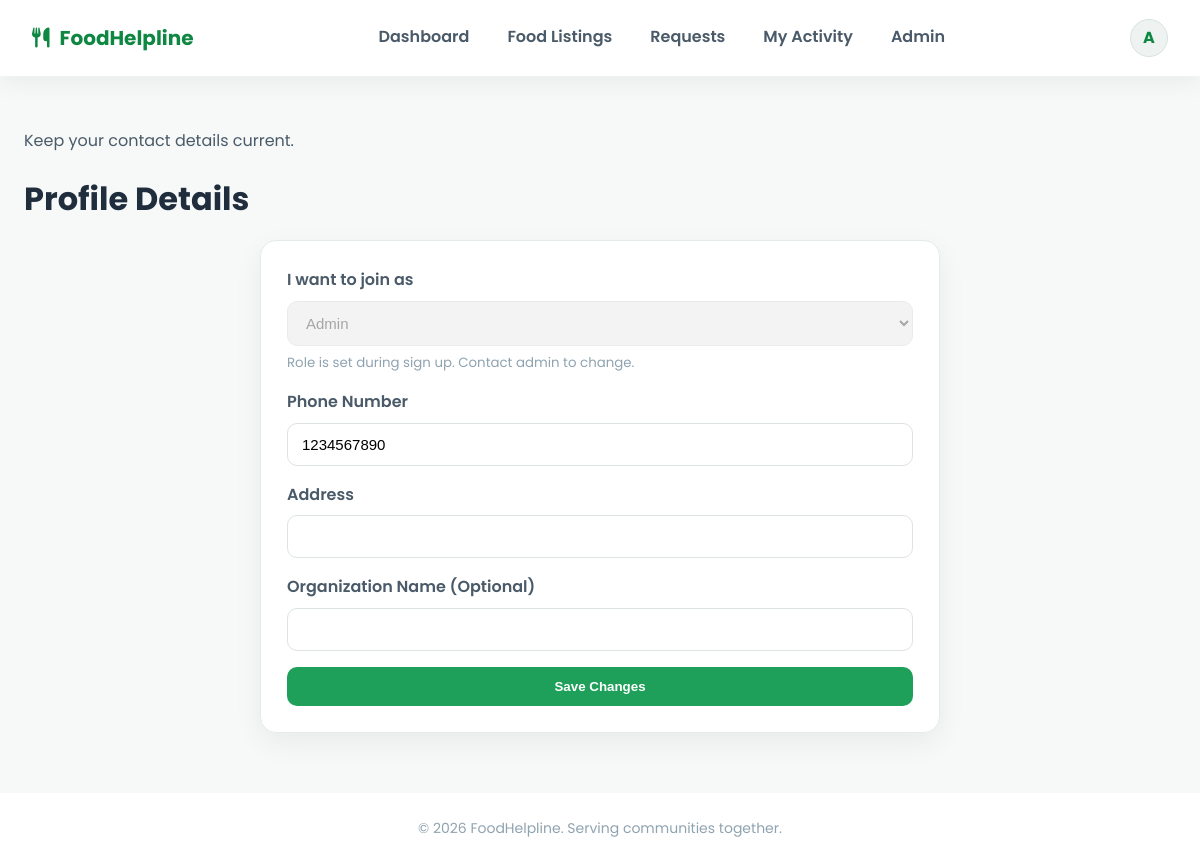
/profile.php (signed in), run on an earlier commit of the app's database.
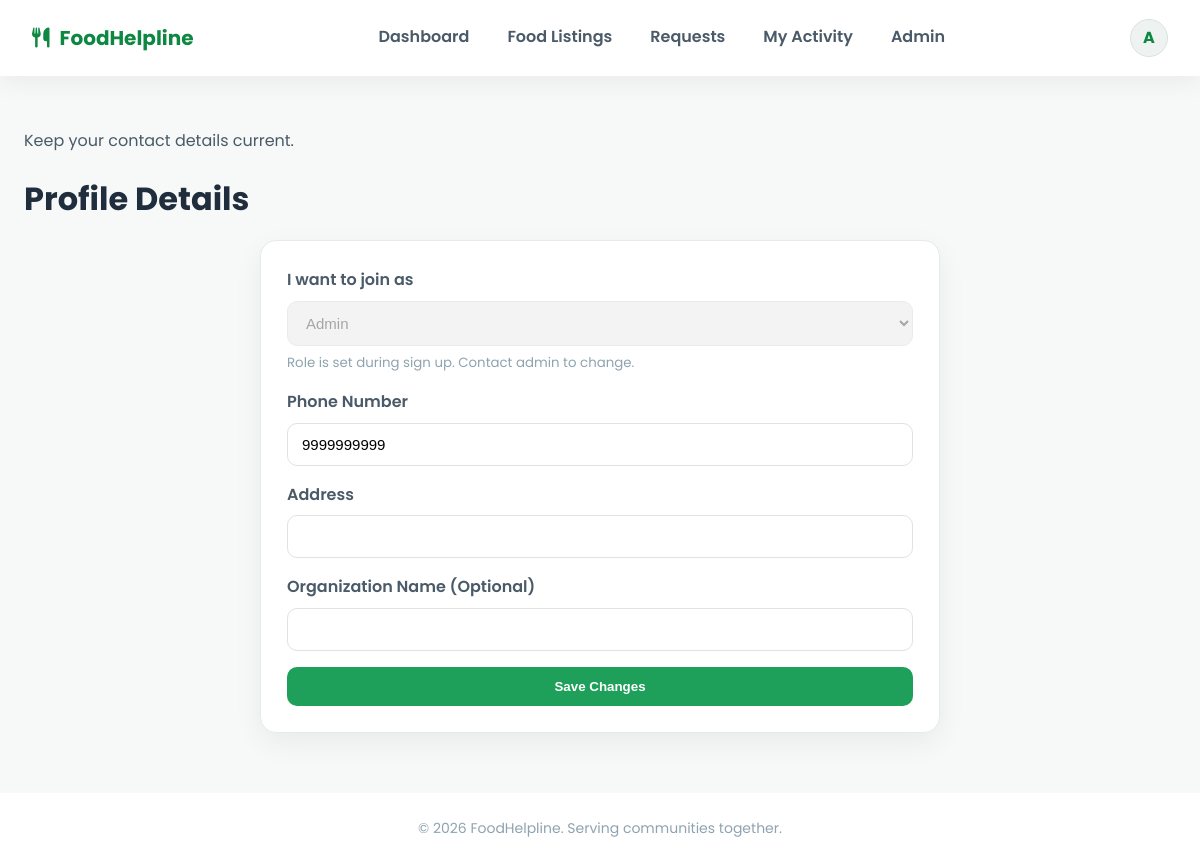
And on a later commit of the database.
### tables this page shows
CREATE TABLE IF NOT EXISTS `users` (
  `id` int NOT NULL AUTO_INCREMENT,
  `name` varchar(100) DEFAULT NULL,
  `email` varchar(100) DEFAULT NULL,
  `phone` varchar(15) DEFAULT NULL,
  `address` varchar(255) DEFAULT NULL,
  `organization` varchar(255) DEFAULT NULL,
  `password` varchar(255) DEFAULT NULL,
  `role` enum('admin','donor','receiver','volunteer') DEFAULT NULL,
  `profile_completed` tinyint(1) NOT NULL DEFAULT '0',
  `status` tinyint DEFAULT '1',
  `created_at` timestamp NULL DEFAULT CURRENT_TIMESTAMP,
  PRIMARY KEY (`id`),
  UNIQUE KEY `email` (`email`)
);

### includes/helpers.php (called while the page is built, shortened)
<?php
function safe($value) {
    return htmlspecialchars($value ?? '', ENT_QUOTES, 'UTF-8');
}

### profile.php (the view, shortened to what this page needs)
<?php
$active = "";
include("includes/header.php");
include("includes/helpers.php");
?>
<section class="page">
    <div class="section-head" style="margin-bottom:10px;">
        <div>
            <p class="lead">Keep your contact details current.</p>
            <h1>Profile Details</h1>
        </div>
    </div>
    <div class="form-card">
        <form method="POST">
            <div class="form-group">
                <label>I want to join as</label>
                <select disabled>
                    <option><?php echo ucfirst($currentUser['role']); ?></option>
                </select>
                <small style="display:block;color:var(--gray-500);margin-top:6px;">Role is set during sign up. Contact admin to change.</small>
            </div>
            <div class="form-group">
                <label>Phone Number</label>
                <input type="text" name="phone" required value="<?php echo safe($currentUser['phone']); ?>" inputmode="numeric">
            </div>
            <div class="form-group">
                <label>Address</label>
                <input type="text" name="address" required value="<?php echo safe($currentUser['address']); ?>">
            </div>
            <div class="form-group">
                <label>Organization Name (Optional)</label>
                <input type="text" name="organization" value="<?php echo safe($currentUser['organization']); ?>">
            </div>
            <button type="submit" name="save_profile" class="btn primary full">Save Changes</button>
        </form>
    </div>
</section>
<?php include("includes/footer.php"); ?>

### includes/header.php (shortened to what this page needs)
<?php
include_once __DIR__ . '/db.php';
$active = $active ?? '';
$userStmt = $conn->prepare("SELECT * FROM users WHERE id = ? LIMIT 1");
$userStmt->execute([$_SESSION['user_id']]);
$currentUser = $userStmt->fetch(PDO::FETCH_ASSOC);
$firstInitial = strtoupper(substr($currentUser['name'], 0, 1));
?>
<!DOCTYPE html>
<html lang="en">
<head>
    <link rel="stylesheet" href="https://cdnjs.cloudflare.com/ajax/libs/font-awesome/6.4.2/css/all.min.css">
    <link rel="stylesheet" href="<?php echo BASE_URL; ?>assets/css/style.css">
</head>
<body class="app-body">
<header class="app-nav">
    <div class="brand">
        <a href="<?php echo BASE_URL; ?>dashboard.php">
            <i class="fas fa-utensils"></i>
            <span>FoodHelpline</span>
        </a>
    </div>
    <nav class="nav-links">
        <a class="<?php echo $active === 'dashboard' ? 'active' : ''; ?>" href="<?php echo BASE_URL; ?>dashboard.php">Dashboard</a>
        <a class="<?php echo $active === 'listings' ? 'active' : ''; ?>" href="<?php echo BASE_URL; ?>food_listings.php">Food Listings</a>
        <a class="<?php echo $active === 'requests' ? 'active' : ''; ?>" href="<?php echo BASE_URL; ?>requests.php">Requests</a>
        <a class="<?php echo $active === 'activity' ? 'active' : ''; ?>" href="<?php echo BASE_URL; ?>activity.php">My Activity</a>
        <?php if ($currentUser['role'] === 'admin'): ?>
            <a class="<?php echo $active === 'admin' ? 'active' : ''; ?>" href="<?php echo BASE_URL; ?>admin/dashboard.php">Admin</a>
        <?php endif; ?>
    </nav>
    <div class="nav-cta">
        <div class="avatar" data-dropdown="user-menu">
            <?php echo htmlspecialchars($firstInitial); ?>
        </div>
    </div>
</header>
<main>

What changed in the data, as far as the page shows it:
changed users "Admin": phone "1234567890" → "9999999999"
